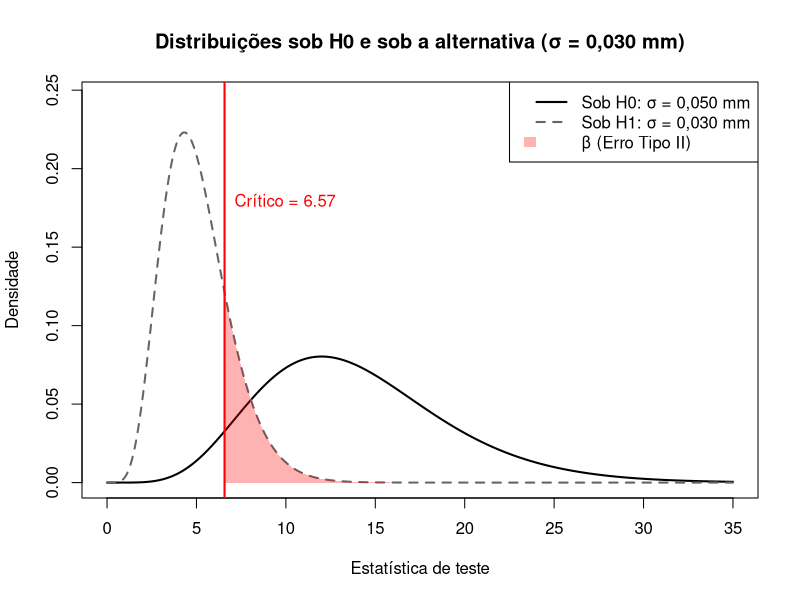

This chart was generated by the following R code:

alpha <- 0.05
gl <- 14
var0 <- 0.050^2 # Variância sob H0
var1 <- 0.030^2 # Variância verdadeira sob H1

valor_critico <- qchisq(alpha, df = gl)


valor_critico_alt <- valor_critico * (var0 / var1)
beta <- 1 - pchisq(valor_critico_alt, df = gl)

poder <- 1 - beta

sink("resultados_exercicio2g.txt")
cat(" Código R \n")
cat("var0 <- 0.050^2\nvar1 <- 0.030^2\n")
cat("valor_critico <- qchisq(0.05, df = 14)\n")
cat("beta <- 1 - pchisq(valor_critico * (var0 / var1), df = 14)\n")
cat("poder <- 1 - beta\n\n")
cat(" Output R \n")
cat("Probabilidade de Erro Tipo II (\u03b2):", round(beta, 4), "\n")
cat("Poder do Teste (1 - \u03b2):", round(poder, 4), "\n")
sink()

png("grafico_exercicio2g.png", width = 800, height = 500, res = 120)

x <- seq(0, 35, length.out = 1000)
y_h0 <- dchisq(x, df = gl)
k <- var1 / var0
y_h1 <- (1/k) * dchisq(x/k, df = gl)

plot(x, y_h0, type = "l", lwd = 2, col = "black", ylim = c(0, max(y_h1)*1.1),
     xlab = "Estatística de teste", ylab = "Densidade",
     main = "Distribuições sob H0 e sob a alternativa (\u03c3 = 0,030 mm)")
lines(x, y_h1, lwd = 2, col = "gray40", lty = 2)

x_beta <- seq(valor_critico, max(x), length.out = 500)
y_beta <- (1/k) * dchisq(x_beta/k, df = gl)
polygon(c(valor_critico, x_beta, max(x)), c(0, y_beta, 0), col = rgb(1, 0, 0, 0.3), border = NA)

abline(v = valor_critico, col = "red", lty = 1, lwd = 2)
text(valor_critico, max(y_h1)*0.8, paste("Crítico =", round(valor_critico, 2)), col="red", pos=4)

legend("topright", legend=c("Sob H0: \u03c3 = 0,050 mm", "Sob H1: \u03c3 = 0,030 mm", "\u03b2 (Erro Tipo II)"),
       col=c("black", "gray40", NA), lty=c(1, 2, NA), lwd=c(2, 2, NA),
       fill=c(NA, NA, rgb(1, 0, 0, 0.3)), border=NA)

dev.off()

cat("Sucesso! 'resultados_exercicio2g.txt' e 'grafico_exercicio2g.png' gerados.\n")
